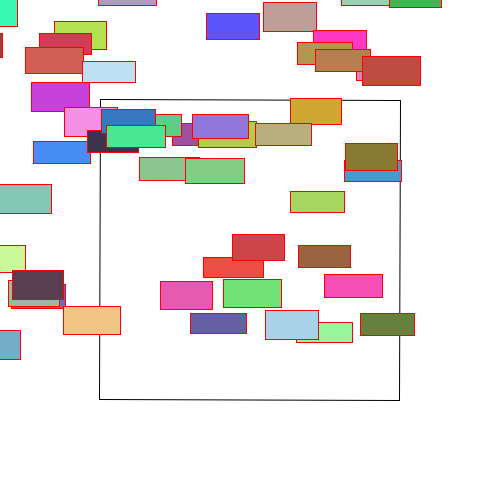
Frame 1 (no input)
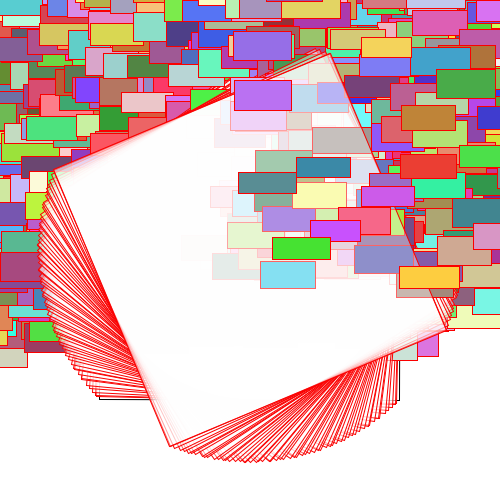
Frame 60 (the mouse pressed at the canvas centre just before this capture)
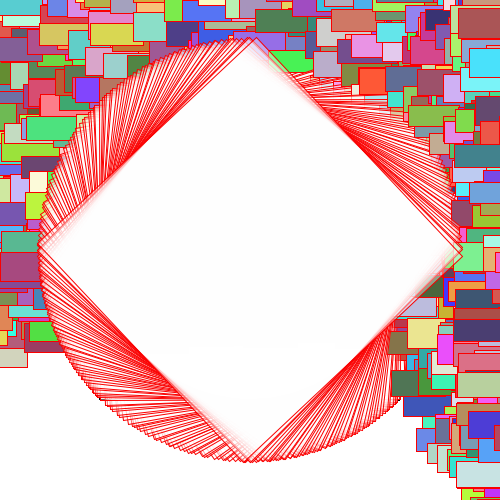
Frame 120 (the mouse held since frame 60 and released just before this capture)

The Processing sketch that drew these frames (run headless with seeded random() and noise(); from frame 60 on, the mouse is pressed at the canvas centre):

// Processing sketch: rotate2
// ── rotate2.pde
float it = 0;
Rect r;
void setup(){
  size(500,500);
  background(255);
  r = new Rect();
  frameRate(30);
}
void draw(){
  fill(255,100);
  translate(500/2, 500/2);
  float err = 0.01*random(-1,1);
  rotate(it + err);
  rectMode(CENTER);
  rect(0,0,r.w,r.h);
  
  translate(-250,-250);
  rotate(-it - err);
  translate(-100,-150);
  
  rectMode(CORNER);
  fill(255,20);
  //rect(-1,-1,501,501);
  for(int i = 0; i < 100; i++){
    stroke(250,0,0);
    fill(random(50,255),random(50,255),random(50,255));
    float x = random(-50,500);
    float y = random(-50,500);
    float w = random(50,60);
    float h = random(20,30);
    rect(x,y,w,h);
    
    fill(255,20);
    //rect(x,y,w,h);
  }
  
  it+=0.02;
}
class Rect{
  float x = 250;
  float y = 250;
  float w = 300;
  float h = 300;
}
